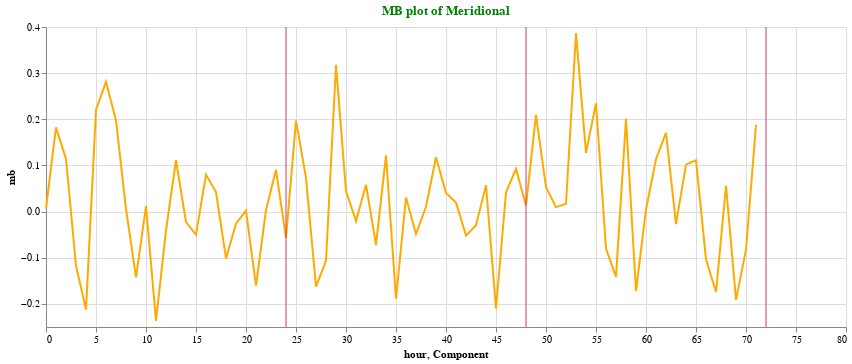

Write notebook code for a chart like this one.
### Code cell
plotmb(mb_meridional,"MB plot of Meridional")

### Figure 1 — Vega-Lite specification as saved in the notebook (floating-point values rounded to 4 significant figures)
{"config": {"view": {"continuousWidth": 400, "continuousHeight": 300}}, "layer": [{"data": {"name": "data-bc0062ec31613495dcb01098bb3d4096"}, "mark": "line", "encoding": {"color": {"value": "#FFAA00"}, "x": {"field": "hour", "type": "quantitative"}, "y": {"field": "mb", "type": "quantitative"}}, "height": 300, "title": {"text": ["MB plot of Meridional"], "color": "green"}, "width": 800}, {"data": {"name": "data-b9dd60dc560f7891b967d8e82c37ad0c"}, "mark": {"type": "rule", "color": "#D2386C"}, "encoding": {"x": {"field": "Component", "type": "quantitative"}}}], "$schema": "https://vega.github.io/schema/vega-lite/v4.17.0.json", "datasets": {"data-bc0062ec31613495dcb01098bb3d4096": [{"mb": 0.00672, "hour": 0}, {"mb": 0.1824, "hour": 1}, {"mb": 0.1141, "hour": 2}, {"mb": -0.1172, "hour": 3}, {"mb": -0.2123, "hour": 4}, {"mb": 0.2203, "hour": 5}, {"mb": 0.2817, "hour": 6}, {"mb": 0.197, "hour": 7}, {"mb": 0.0059, "hour": 8}, {"mb": -0.1425, "hour": 9}, {"mb": 0.01207, "hour": 10}, {"mb": -0.2366, "hour": 11}, {"mb": -0.04047, "hour": 12}, {"mb": 0.1114, "hour": 13}, {"mb": -0.02265, "hour": 14}, {"mb": -0.04993, "hour": 15}, {"mb": 0.08015, "hour": 16}, {"mb": 0.04236, "hour": 17}, {"mb": -0.1015, "hour": 18}, {"mb": -0.02615, "hour": 19}, {"mb": 0.002144, "hour": 20}, {"mb": -0.1603, "hour": 21}, {"mb": 0.00343, "hour": 22}, {"mb": 0.09053, "hour": 23}, {"mb": -0.05718, "hour": 24}, {"mb": 0.1972, "hour": 25}, {"mb": 0.07302, "hour": 26}, {"mb": -0.1623, "hour": 27}, {"mb": -0.1065, "hour": 28}, {"mb": 0.3181, "hour": 29}, {"mb": 0.04467, "hour": 30}, {"mb": -0.02036, "hour": 31}, {"mb": 0.05824, "hour": 32}, {"mb": -0.07209, "hour": 33}, {"mb": 0.1216, "hour": 34}, {"mb": -0.1885, "hour": 35}, {"mb": 0.03045, "hour": 36}, {"mb": -0.04866, "hour": 37}, {"mb": 0.0106, "hour": 38}, {"mb": 0.1178, "hour": 39}, {"mb": 0.04018, "hour": 40}, {"mb": 0.01948, "hour": 41}, {"mb": -0.052, "hour": 42}, {"mb": -0.02962, "hour": 43}, {"mb": 0.05738, "hour": 44}, {"mb": -0.2102, "hour": 45}, {"mb": 0.04149, "hour": 46}, {"mb": 0.09268, "hour": 47}, {"mb": 0.01324, "hour": 48}, {"mb": 0.2095, "hour": 49}, {"mb": 0.05275, "hour": 50}, {"mb": 0.009665, "hour": 51}, {"mb": 0.01677, "hour": 52}, {"mb": 0.3866, "hour": 53}, {"mb": 0.1272, "hour": 54}, {"mb": 0.2348, "hour": 55}, {"mb": -0.08015, "hour": 56}, {"mb": -0.1413, "hour": 57}, {"mb": 0.201, "hour": 58}, {"mb": -0.1721, "hour": 59}, {"mb": 0.004643, "hour": 60}, {"mb": 0.1136, "hour": 61}, {"mb": 0.1704, "hour": 62}, {"mb": -0.02695, "hour": 63}, {"mb": 0.1019, "hour": 64}, {"mb": 0.1112, "hour": 65}, {"mb": -0.1031, "hour": 66}, {"mb": -0.1743, "hour": 67}, {"mb": 0.0561, "hour": 68}, {"mb": -0.1913, "hour": 69}, {"mb": -0.08255, "hour": 70}, {"mb": 0.188, "hour": 71}], "data-b9dd60dc560f7891b967d8e82c37ad0c": [{"Component": 24}, {"Component": 48}, {"Component": 72}]}}
